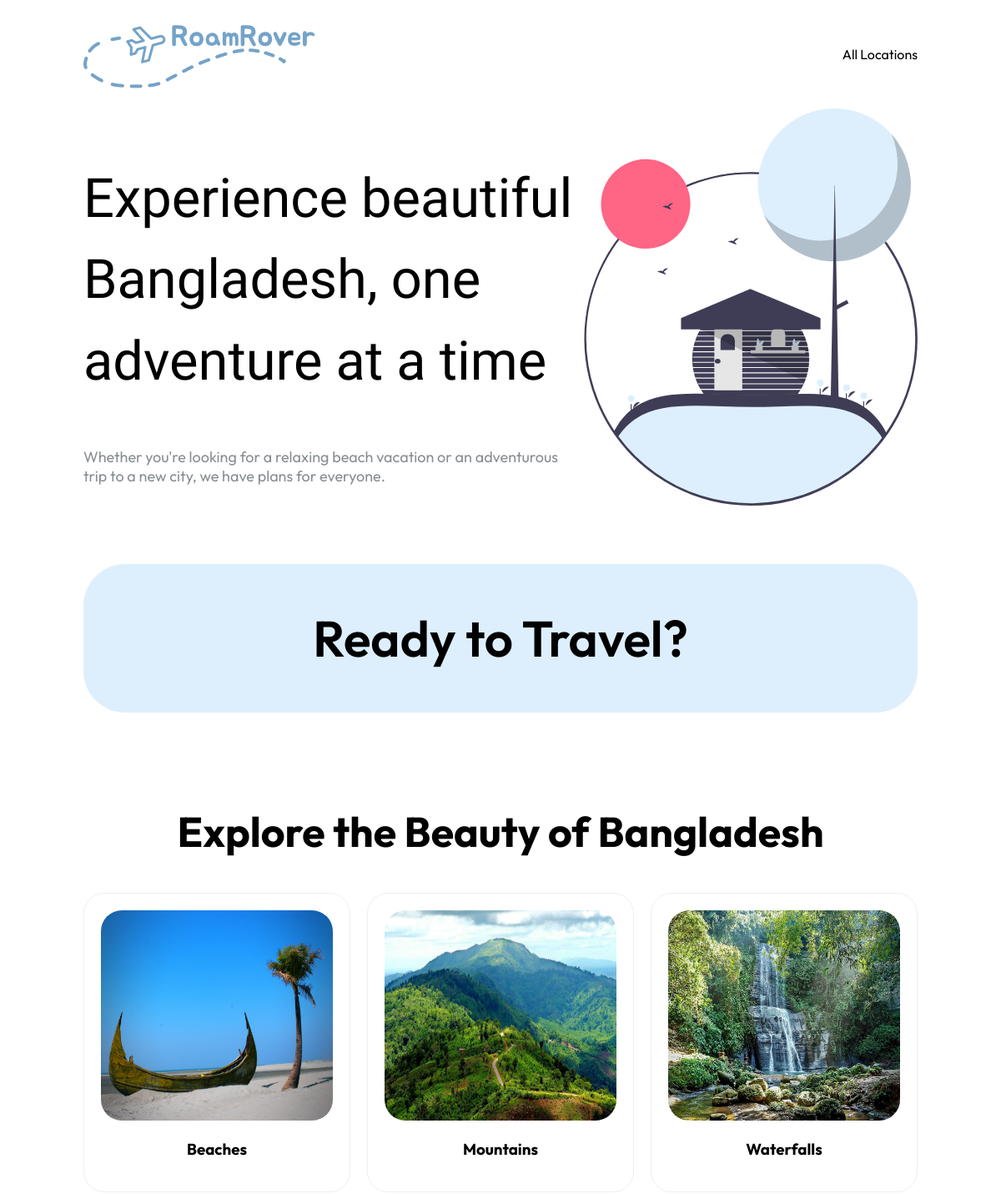
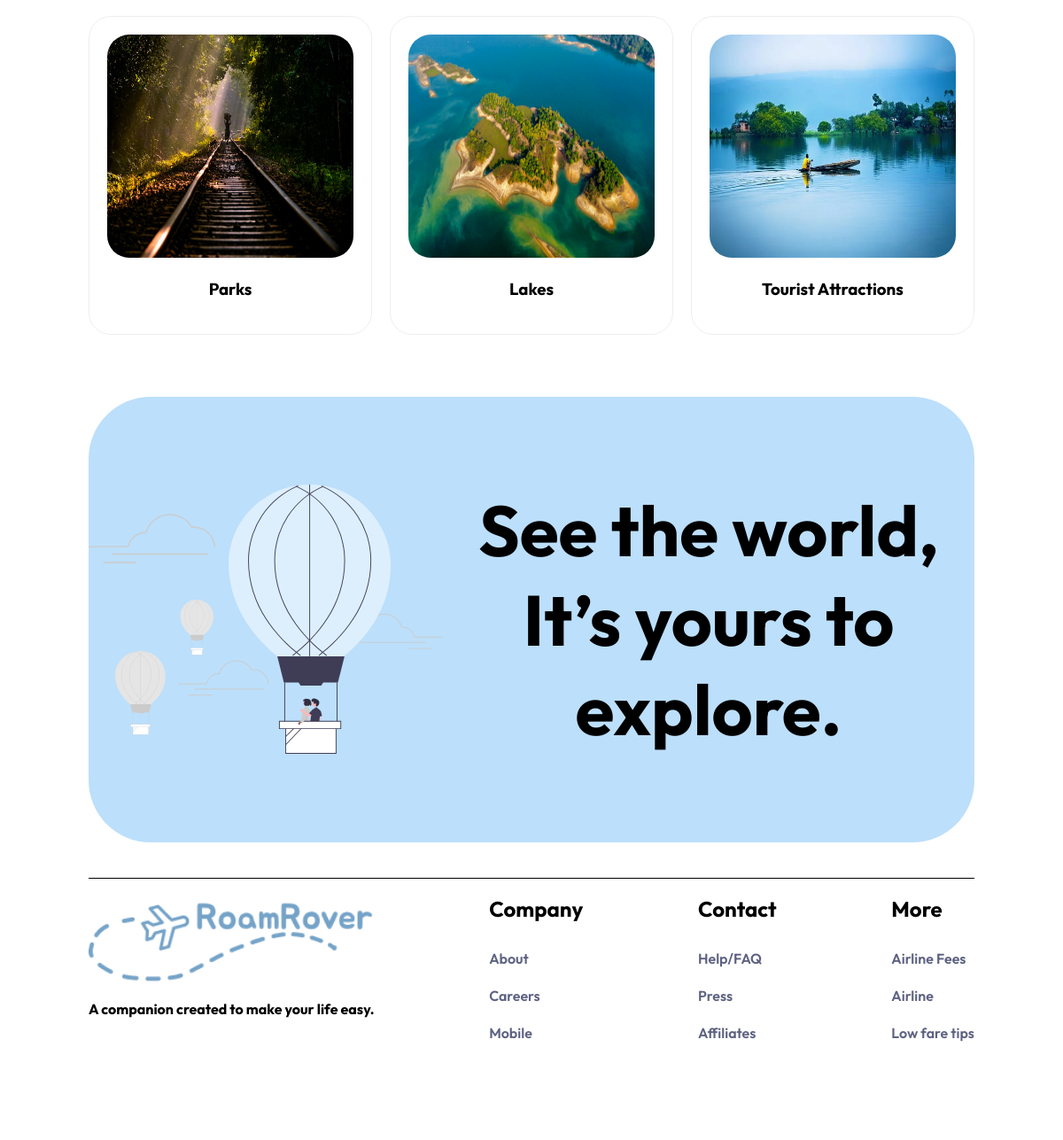
The page / on the database its author committed (2 pictures, top to bottom).
### base/models.py (models this page shows, shortened)
class Category(models.Model):
    name = models.CharField(max_length=200, blank=True, null=True)
    image = models.ImageField(
        upload_to="images/categories", blank=True, null=True)
    class Meta:
        verbose_name_plural = "categories"

### base/views.py (the view)
# urls.py: path("", CategoriesList.as_view(), name="categories"),
class CategoriesList(ListView):
    model = Category

### base/templates/base/category_list.html
{% extends "base/main.html" %} {% block content %}
<section class="hero align-center">
  <div>
    <h1>Experience beautiful Bangladesh, one adventure at a time</h1>
    <p>
      Whether you're looking for a relaxing beach vacation or an adventurous
      trip to a new city, we have plans for everyone.
    </p>
  </div>
  <img src="../../../media/images/home-1.svg" alt="" style="width: 100%" />
</section>
<section class="ready-banner">Ready to Travel?</section>
<section class="categories-container">
  <h2>Explore the Beauty of Bangladesh</h2>
  <div class="categories">
    {% for category in object_list %}
    <a href="{% url 'category_locations' category.id %}">
      <img
        src="{{category.image.url}}"
        alt=""
        style="width: 100%; height: 252px"
      />
      <h3>{{ category.name }}</h3>
    </a>
    {%endfor%}
  </div>
</section>
<section class="bottom align-center justify-center">
  <img src="../../../media/images/home-2.svg" alt="" style="width: 100%" />
  <h3>
    See the world,
    <br />
    It’s yours to explore.
  </h3>
</section>
{% endblock %}

### base/templates/base/main.html (style rules this page uses)
* { scroll-behavior: smooth; }
.align-center { align-items: center; }
.justify-center { justify-content: center; }
body { font-family: "outfit"; max-width: 1300px; margin: 0px auto; z-index: 1; }
.hero { display: grid; grid-template-columns: 1.5fr 1fr; margin-bottom: 70px; }
.hero h1 { font-family: "Jua"; font-weight: 400; font-size: 65px; line-height: 1.5; }
.hero p { font-size: 18px; color: #2632388d; }
.ready-banner { font-size: 60px; font-weight: 600; text-align: center; background-color: #ddeffd; padding: 51px 0px; margin-bottom: 70px; border-radius: 50px; }
.bottom { background-color: #bcdffb; border-radius: 70px; margin-top: 70px; display: grid; padding: 20px 0px; grid-template-columns: 1fr 1.5fr; }
.bottom h3 { font-size: 80px; text-align: center; }
.categories-container { display: flex; flex-direction: column; min-height: 50vh; justify-content: center; text-align: center; }
.categories-container h2 { font-size: 50px; }
.categories { display: grid; grid-template-columns: repeat(3, 1fr); align-items: center; gap: 20px; }
.categories a { border: 1px solid rgba(211, 211, 211, 0.397); text-decoration: none; color: black; padding: 20px; transition: 400ms ease-in-out; border-radius: 25px; }
.categories img { border-radius: 25px; }
@media (max-width: 1367px) { body { max-width: 1000px; } }

### rows shown on the page
Category: image (picture), name "Beaches"
Category: image (picture), name "Mountains"
Category: image (picture), name "Waterfalls"
Category: image (picture), name "Parks"
Category: image (picture), name "Lakes"
Category: image (picture), name "Tourist Attractions"
